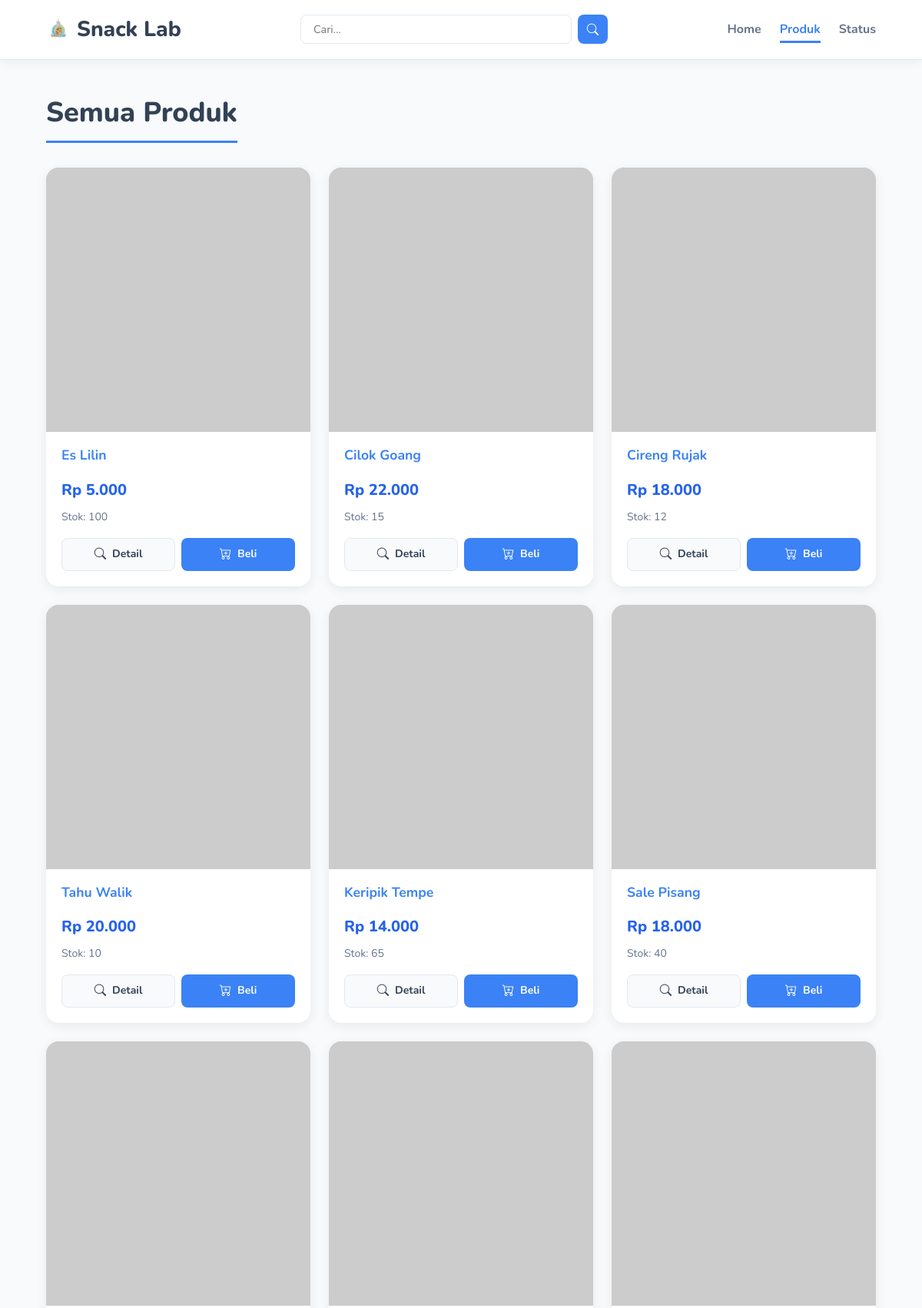
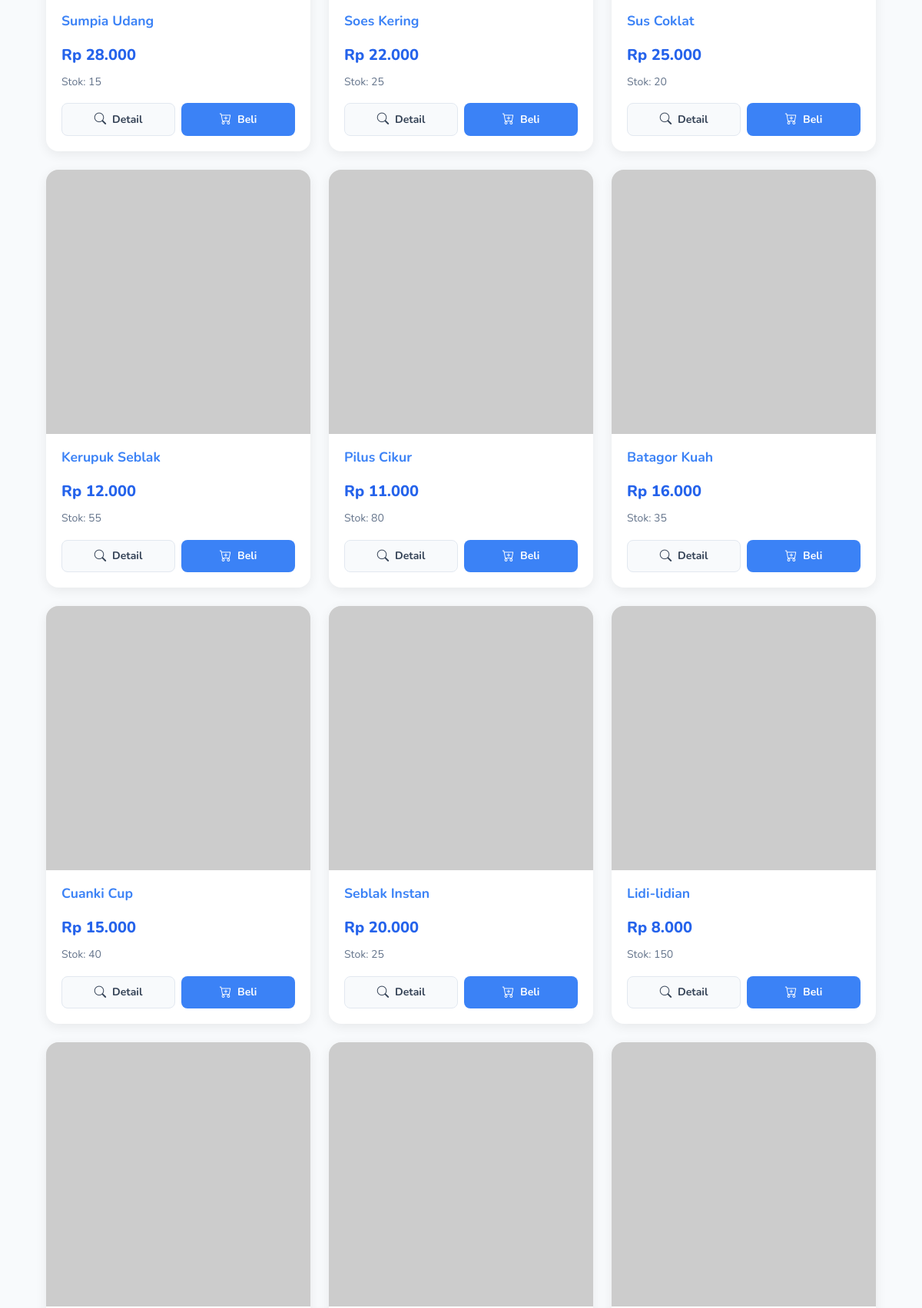
The app's page /daftar_produk.php (upper part) with its own data (2 pictures, top to bottom).
### tables this page shows
CREATE TABLE `products` (
  `id` int(11) NOT NULL AUTO_INCREMENT,
  `name` varchar(255) NOT NULL,
  `price` int(11) NOT NULL,
  `stock` int(11) NOT NULL,
  `description` text NOT NULL,
  `available_variants` text DEFAULT NULL,
  `shipping_cost` int(11) NOT NULL DEFAULT 0,
  `image` varchar(255) NOT NULL,
  PRIMARY KEY (`id`)
);

### app/functions.php (called while the page is built, shortened)
<?php
function format_rupiah(int $number): string {
    return 'Rp ' . number_format($number, 0, ',', '.');
}
?>

### daftar_produk.php (the view, shortened to what this page needs)
<?php
require 'templates/header.php';
$search_term = isset($_GET['q']) ? trim($_GET['q']) : '';
$products = [];
$params = [];
$sql = "SELECT * FROM products";
$sql .= " ORDER BY stock > 0 DESC, id DESC";
try {
    $stmt = $db->prepare($sql);
    $stmt->execute($params);
    $products = $stmt->fetchAll();
} catch (PDOException $e) {
    echo "<div class='message-box error'>Gagal memuat produk: " . $e->getMessage() . "</div>";
}
?>
<?php if (!empty($search_term)): ?>
    <h1 class="page-title">Hasil Pencarian: "<?php echo htmlspecialchars($search_term); ?>"</h1>
<?php else: ?>
    <h1 class="page-title">Semua Produk</h1>
<?php endif; ?>
<div class="product-grid">
    <?php if (empty($products)): ?>
        <?php if (!empty($search_term)): ?>
            <p style="grid-column: 1 / -1; text-align: center; font-size: 1.1rem;">
                Pencarian "<?php echo htmlspecialchars($search_term); ?>" tidak ditemukan.
            </p>
        <?php else: ?>
            <p style="grid-column: 1 / -1; text-align: center; font-size: 1.1rem;">
                Belum ada produk.
            </p>
        <?php endif; ?>
    <?php else: ?>
        <?php foreach ($products as $product): ?>
            <div class="product-card card">
                <a href="produk.php?id=<?php echo $product['id']; ?>" class="product-card-image">
                    <?php
                    $image_url = $product['image'];
                    $fallback_url = 'https://placehold.co/400x400/e2e8f0/475569?text=Error';
                    ?>
                    <img src="<?php echo htmlspecialchars($image_url); ?>"
                         alt="<?php echo htmlspecialchars($product['name']); ?>"
                         onerror="this.onerror=null; this.src='<?php echo $fallback_url; ?>';">
                </a>
                <div class="product-card-content">
                    <h3 class="product-card-title">
                        <a href="produk.php?id=<?php echo $product['id']; ?>"><?php echo htmlspecialchars($product['name']); ?></a>
                    </h3>
                    <p class="product-card-price"><?php echo format_rupiah($product['price']); ?></p>
                    <p class="product-card-stock">Stok: <?php echo $product['stock']; ?></p>
                    <div class="product-card-actions">
                        <a href="produk.php?id=<?php echo $product['id']; ?>" class="btn btn-secondary btn-sm">
                            <i class="bi bi-search"></i> Detail
                        </a>
                        <?php if ($product['stock'] > 0): ?>
                            <a href="checkout.php?id=<?php echo $product['id']; ?>" class="btn btn-primary btn-sm">
                                <i class="bi bi-cart-plus"></i> Beli
                            </a>
                        <?php else: ?>
                            <button class="btn btn-secondary btn-sm btn-disabled" disabled>
                                Stok Habis
                            </button>
                        <?php endif; ?>
                    </div>
                </div>
            </div>
        <?php endforeach; ?>
    <?php endif; ?>
</div>
<?php
require 'templates/footer.php';
?>

### assets/css/style.css (style rules this page uses)
:root { --primary-color: #3B82F6; --primary-dark: #2563EB; --secondary-color: #334155; --text-color: #1E293B; --text-light: #64748b; --bg-light: #F8FAFC; --bg-white: #ffffff; --border-color: #E2E8F0; --success-bg: #f0fdf4; --success-text: #166534; --success-border: #86efac; --error-bg: #fef2f2; --error-text: #991b1b; --error-border: #fecaca; --warning-bg: #fffbeb; --warning-text: #b45309; --warning-border: #fde68a; --font-main: 'Nunito', -apple-system, BlinkMacSystemFont, "Segoe UI", Roboto, Helvetica, Arial, sans-serif; }
* { box-sizing: border-box; margin: 0; padding: 0; }
body { font-family: var(--font-main); background-color: var(--bg-light); color: var(--text-color); line-height: 1.6; display: flex; flex-direction: column; min-height: 100vh; }
img { max-width: 100%; height: auto; display: block; }
a { text-decoration: none; color: var(--primary-color); transition: color 0.2s ease; }
.page-title { font-size: 2.25rem; font-weight: 800; margin-bottom: 2rem; color: var(--secondary-color); border-bottom: 3px solid var(--primary-color); padding-bottom: 0.5rem; display: inline-block; }
.btn { display: inline-flex; align-items: center; justify-content: center; gap: 0.5rem; padding: 0.75rem 1.5rem; font-size: 0.9rem; font-weight: 700; border: none; border-radius: 8px; cursor: pointer; transition: all 0.2s ease; text-align: center; font-family: var(--font-main); }
.btn i { font-size: 1.1em; }
.btn-primary { background-color: var(--primary-color); color: var(--bg-white); }
.btn-secondary { background-color: var(--bg-light); color: var(--secondary-color); border: 1px solid var(--border-color); }
.btn-sm { padding: 0.5rem 1rem; font-size: 0.875rem; }
.card { background: var(--bg-white); border-radius: 16px; box-shadow: 0 4px 15px rgba(0, 0, 0, 0.07); overflow: hidden; border: 0; transition: transform 0.3s ease, box-shadow 0.3s ease; }
.product-grid { display: grid; grid-template-columns: repeat(auto-fill, minmax(280px, 1fr)); gap: 1.5rem; }
.product-card { display: flex; flex-direction: column; height: 100%; }
.product-card-image { width: 100%; aspect-ratio: 1 / 1; overflow: hidden; background-color: #eee; }
.product-card-image img { width: 100%; height: 100%; object-fit: cover; transition: transform 0.3s ease; }
.product-card-content { padding: 1rem 1.25rem 1.25rem; display: flex; flex-direction: column; flex-grow: 1; }
.product-card-title { font-size: 1.1rem; font-weight: 700; color: var(--secondary-color); margin-bottom: 0.5rem; display: -webkit-box; -webkit-line-clamp: 2; -webkit-box-orient: vertical; overflow: hidden; text-overflow: ellipsis; min-height: 2.2rem; }
.product-card-price { font-size: 1.25rem; font-weight: 800; color: var(--primary-dark); margin-bottom: 0.5rem; }
.product-card-stock { font-size: 0.875rem; color: var(--text-light); margin-bottom: 1rem; }
.product-card-actions { margin-top: auto; display: grid; grid-template-columns: 1fr 1fr; gap: 0.5rem; }
.product-card-actions .btn { width: 100%; }
.product-card-actions .btn-secondary { background-color: var(--bg-light); }

### records on screen
products: name "Es Lilin", price "Rp 5.000", stock "100"
products: name "Cilok Goang", price "Rp 22.000", stock "15"
products: name "Cireng Rujak", price "Rp 18.000", stock "12"
products: name "Tahu Walik", price "Rp 20.000", stock "10"
products: name "Keripik Tempe", price "Rp 14.000", stock "65"
products: name "Sale Pisang", price "Rp 18.000", stock "40"
products: name "Sumpia Udang", price "Rp 28.000", stock "15"
products: name "Soes Kering", price "Rp 22.000", stock "25"
products: name "Sus Coklat", price "Rp 25.000", stock "20"
products: name "Kerupuk Seblak", price "Rp 12.000", stock "55"
products: name "Pilus Cikur", price "Rp 11.000", stock "80"
products: name "Batagor Kuah", price "Rp 16.000", stock "35"
products: name "Cuanki Cup", price "Rp 15.000", stock "40"
products: name "Seblak Instan", price "Rp 20.000", stock "25"
products: name "Lidi-lidian", price "Rp 8.000", stock "150"

### other values on screen
get_setting('shop_name', 'Toko Baru') "Snack Lab"
